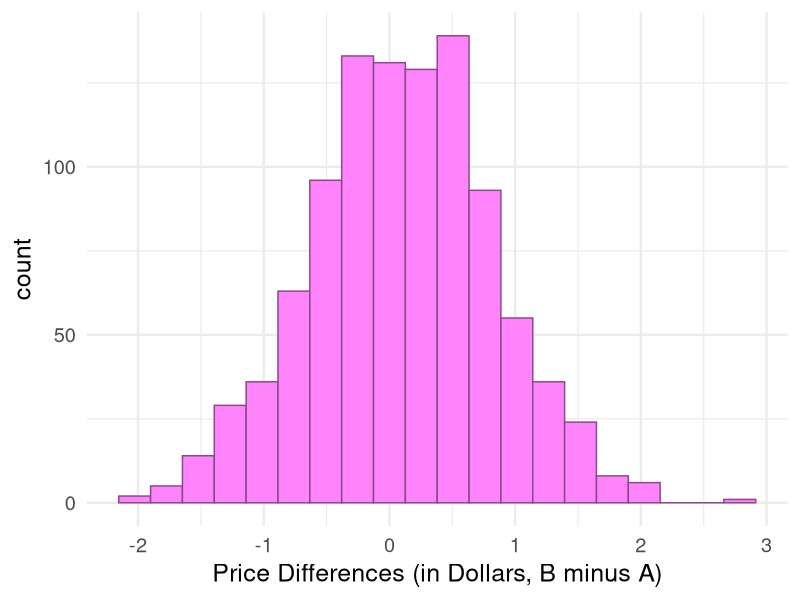

This figure's R source:
## ---- chunk 1
#| echo: false
#| output: false
#| warning: false
library(tidyverse)
set.seed(41412001)
n <- 1000
store_a <- rexp(n = n, rate = 0.2) |> round(2)
store_b <- store_a + rnorm(n, mean = 0.1, sd = 0.7) 
price_df <- tibble(store_a, store_b) |> 
  mutate(diff = store_b - store_a)
## ---- chunk 2
#| echo: false
#| fig-height: 2.5
ggplot(data = price_df, aes(x = diff)) +
  geom_histogram(bins = 20, colour = "orchid4", fill = "orchid1") +
  theme_minimal(base_size = 18) +
  labs(x = "Price Differences (in Dollars, B minus A)")
## ---- chunk 3
#| echo: true
#| output: true
t.test(diff ~ 1, data = price_df)
price_df |>
  summarise(mean = mean(diff),
            median = median(diff),
            sd = sd(diff),
            prop = mean(diff > 0),
            q1 = quantile(diff, 0.25),
            q3 = quantile(diff, 0.75))
